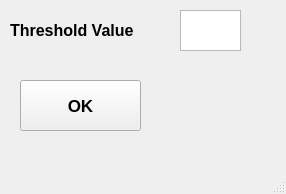
<?xml version="1.0" encoding="UTF-8"?>
<ui version="4.0">
 <class>ThresholdDialog</class>
 <widget class="QMainWindow" name="ThresholdDialog">
  <property name="geometry">
   <rect>
    <x>0</x>
    <y>0</y>
    <width>286</width>
    <height>194</height>
   </rect>
  </property>
  <property name="windowTitle">
   <string>MainWindow</string>
  </property>
  <widget class="QWidget" name="centralwidget">
   <widget class="QLabel" name="label_4">
    <property name="geometry">
     <rect>
      <x>10</x>
      <y>10</y>
      <width>151</width>
      <height>41</height>
     </rect>
    </property>
    <property name="font">
     <font>
      <pointsize>12</pointsize>
      <weight>75</weight>
      <bold>true</bold>
     </font>
    </property>
    <property name="text">
     <string>Threshold Value</string>
    </property>
   </widget>
   <widget class="QTextEdit" name="inpThres">
    <property name="geometry">
     <rect>
      <x>180</x>
      <y>10</y>
      <width>61</width>
      <height>41</height>
     </rect>
    </property>
    <property name="font">
     <font>
      <pointsize>14</pointsize>
     </font>
    </property>
   </widget>
   <widget class="QPushButton" name="btnOk">
    <property name="geometry">
     <rect>
      <x>20</x>
      <y>80</y>
      <width>121</width>
      <height>51</height>
     </rect>
    </property>
    <property name="font">
     <font>
      <pointsize>13</pointsize>
      <weight>75</weight>
      <bold>true</bold>
     </font>
    </property>
    <property name="text">
     <string>OK</string>
    </property>
   </widget>
  </widget>
  <widget class="QMenuBar" name="menubar">
   <property name="geometry">
    <rect>
     <x>0</x>
     <y>0</y>
     <width>286</width>
     <height>21</height>
    </rect>
   </property>
  </widget>
  <widget class="QStatusBar" name="statusbar"/>
 </widget>
 <resources/>
 <connections/>
</ui>
